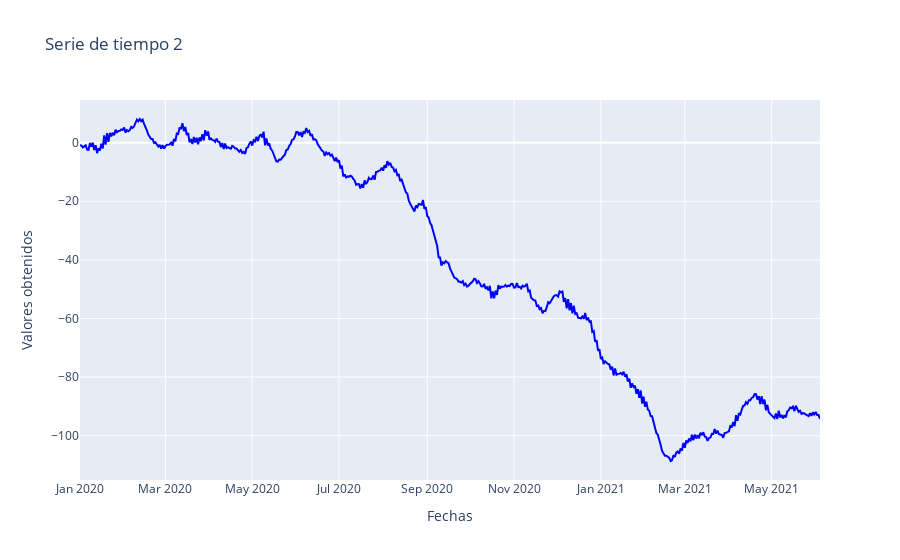

This figure's notebook cell:
### Markdown cell above
Continuando la siguiente es la realización del serie de tiempo 2:

### Code cell
fig = go.Figure(data=go.Scatter(x=serie_2.index, y=serie_2["valor"], mode='lines', marker=dict(color='blue')))
fig.update_layout(title='Serie de tiempo 2', xaxis_title='Fechas', yaxis_title='Valores obtenidos')
fig.show()
Boton_auxiliar("grafico2")

### Figure 1 — Plotly figure (JSON) as saved in the notebook; plotly's stock layout.template omitted (floating-point values rounded to 4 significant figures; data arrays with more than 128 entries replaced by an {"elided": "..."} marker saying what was removed)
{"data": [{"marker": {"color": "blue"}, "mode": "lines", "type": "scatter", "x": {"elided": "521 str values"}, "y": {"elided": "521 float values"}}], "layout": {"title": {"text": "Serie de tiempo 2"}, "xaxis": {"title": {"text": "Fechas"}}, "yaxis": {"title": {"text": "Valores obtenidos"}}}}
